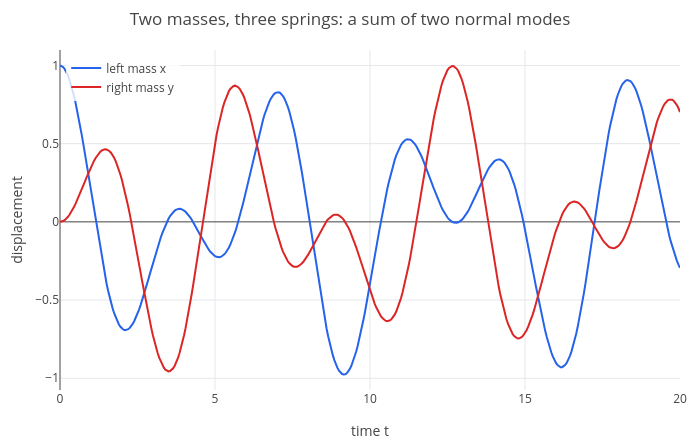

Write notebook code for a chart like this one.
### Code cell
p = plot(s(1), t, 0, 20);
p = show(p, plot(s(2), t, 0, 20));
p = legend(p, "left mass x", "right mass y");
labels(title(p, "Two masses, three springs: a sum of two normal modes"), "time t", "displacement")

### Figure 1 — Plotly figure (JSON) as saved in the notebook; plotly's stock layout.template omitted (floating-point values rounded to 4 significant figures; data arrays with more than 128 entries replaced by an {"elided": "..."} marker saying what was removed)
{"data": [{"line": {"color": "#2563eb", "width": 2}, "mode": "lines", "name": "left mass x", "type": "scatter", "x": {"elided": "402 float values"}, "y": {"elided": "402 float values"}}, {"line": {"color": "#dc2626", "width": 2}, "mode": "lines", "name": "right mass y", "type": "scatter", "x": {"elided": "402 float values"}, "y": {"elided": "402 float values"}}], "layout": {"height": 440, "legend": {"bgcolor": "rgba(255,255,255,0.8)", "x": 0.01, "xanchor": "left", "y": 0.99, "yanchor": "top"}, "margin": {"b": 50, "l": 60, "r": 20, "t": 50}, "showlegend": true, "title": {"text": "Two masses, three springs: a sum of two normal modes"}, "width": 700, "xaxis": {"range": [0, 20], "title": {"text": "time t"}, "zeroline": true}, "yaxis": {"range": [-1.075, 1.099], "title": {"text": "displacement"}, "zeroline": true}}}
